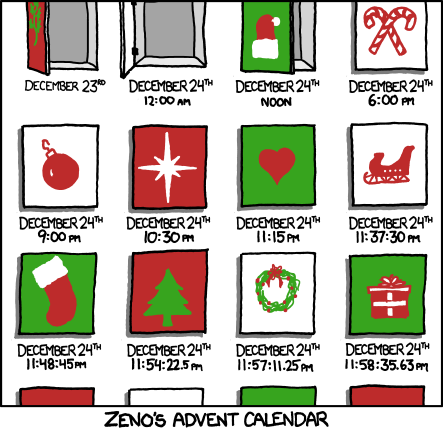
#> input picture doc_tutorials/02_core_operations/test_image.png, 443 x 430 px
$ python 01_basic_operations.py
#> lines starting #> are read from the running program, lines starting #| are printed output that depends on the picture; after the words box and inside, x2 and y2 are one past the last pixel; in counts of white or black regions, pixels touching at a corner belong together
'''
1. Accessing pixel values and image properties. Splitting and merging images.
   (Aka numpy for noobs)
'''
import cv2
import numpy as np
import matplotlib.pyplot as plt


def show_image(img):
    plt.close()
    plt.imshow(img, cmap='hot', interpolation='bicubic')
    plt.yticks([])
    plt.xticks([])
    plt.show()


img = cv2. imread('test_image.png')
#> img is the input picture: shape (430, 443, 3); mean B, G, R 173.8, 186.4, 191
show_image(img)


# Accessing pixel values is just basic numpy:

# Accessing the blue value of a pixel:
blue = img[100, 100,  0]
#> blue = 255
print("Blue = {}".format(blue))
#| Blue = 255

# Single pixels should be indexed with np.item() though:
img.itemset((150, 150, 2), 100)
#> img: shape (430, 443, 3); under 0.01% of pixels changed, all inside (x1, y1, x2, y2) = (150, 150, 151, 151)
red = img.item((150, 150, 2))
#> red = 100
print("Red = {}".format(red))
#| Red = 100


# Accessing image properties
print(img.shape)  # array shape
#| (430, 443, 3)
print(img.size)  # number of pixels
#| 571470
print(img.dtype)  # type should be np.uint8
#| uint8


# Accessing image regions

# Getting the tile with the bomb on it
bomb_tile = img[120:210, 20:100]
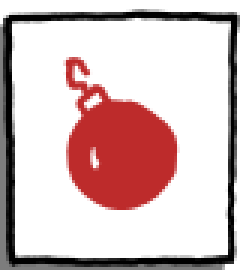
#> bomb_tile: shape (90, 80, 3) (shown 3 times larger); mean B, G, R 189.3, 189.3, 212.4
show_image(bomb_tile)

# Pasting it anywhere (dimensions must match)
img[300:390, 300:380] = bomb_tile
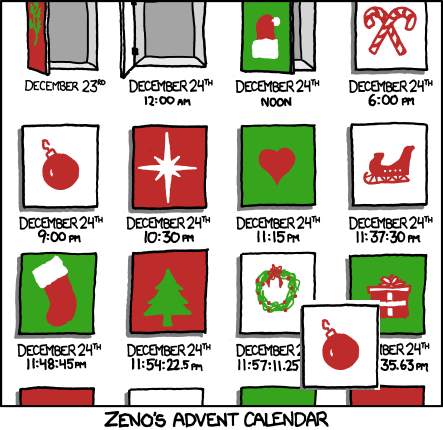
#> img: shape (430, 443, 3); mean B, G, R 173.9, 185.9, 191.7
show_image(img)


# Splitting and merging image channels

# Useful for reordering b,g,r or working on channels seperately:
b, g, r = cv2.split(img)  # splitting
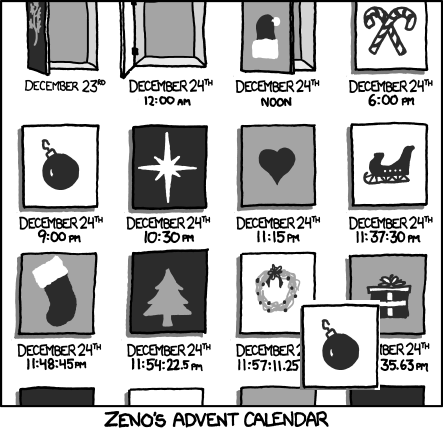
#> g: shape (430, 443); min 0, max 255, mean 185.9
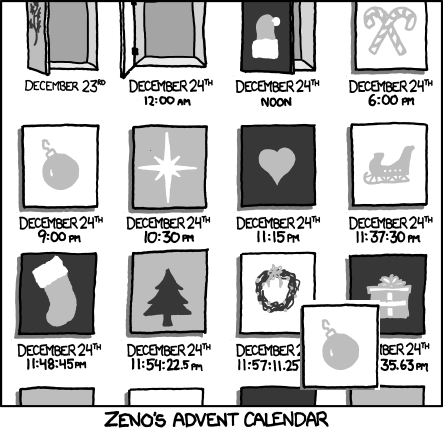
#> r: shape (430, 443); min 0, max 255, mean 191.7
img = cv2.merge((b, g, r))  # merging
blue = img[:, :, 0]
# Keep in mind that numpy indexing is faster


# Image padding (making borders)
# cv2.copyMakeBorder(source, top, bottom, left, right, type-flag, value)
img1 = bomb_tile

# Making different border types
replicate = cv2.copyMakeBorder(img1, 10, 10, 10, 10, cv2.BORDER_REPLICATE)
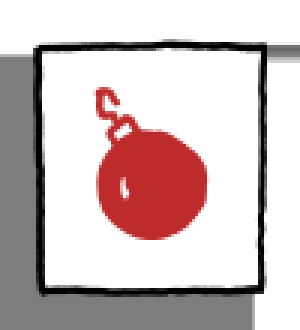
#> replicate: shape (110, 100, 3) (shown 3 times larger); mean B, G, R 191.7, 191.7, 206.9
reflect = cv2.copyMakeBorder(img1, 10, 10, 10, 10, cv2.BORDER_REFLECT)
reflect101 = cv2.copyMakeBorder(img1, 10, 10, 10, 10, cv2.BORDER_REFLECT_101)
wrap = cv2.copyMakeBorder(img1, 10, 10, 10, 10, cv2.BORDER_WRAP)
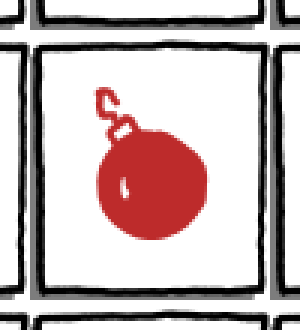
#> wrap: shape (110, 100, 3) (shown 3 times larger); mean B, G, R 184, 184, 199.1
constant = cv2.copyMakeBorder(img1, 10, 10, 10, 10, cv2.BORDER_CONSTANT, value=(255, 0, 0))
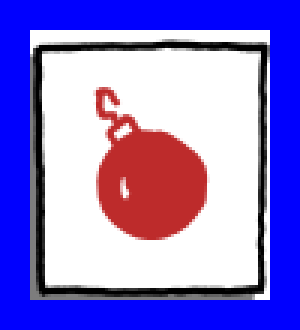
#> constant: shape (110, 100, 3) (shown 3 times larger); mean B, G, R 212, 123.9, 139.1

# Showing them
plt.subplot(231)
plt.imshow(img1, 'gray')
plt.title('ORIGINAL')

plt.subplot(232)
plt.imshow(replicate, 'gray')
plt.title('REPLICATE')

plt.subplot(233)
plt.imshow(reflect, 'gray')
plt.title('REFLECT')

plt.subplot(234)
plt.imshow(reflect101, 'gray')
plt.title('REFLECT_101')

plt.subplot(235)
plt.imshow(wrap, 'gray')
plt.title('WRAP')

plt.subplot(236)
plt.imshow(constant, 'gray')
plt.title('CONSTANT')

plt.show()
#> figure, not shown here; B, G, R data is drawn as R, G, B
